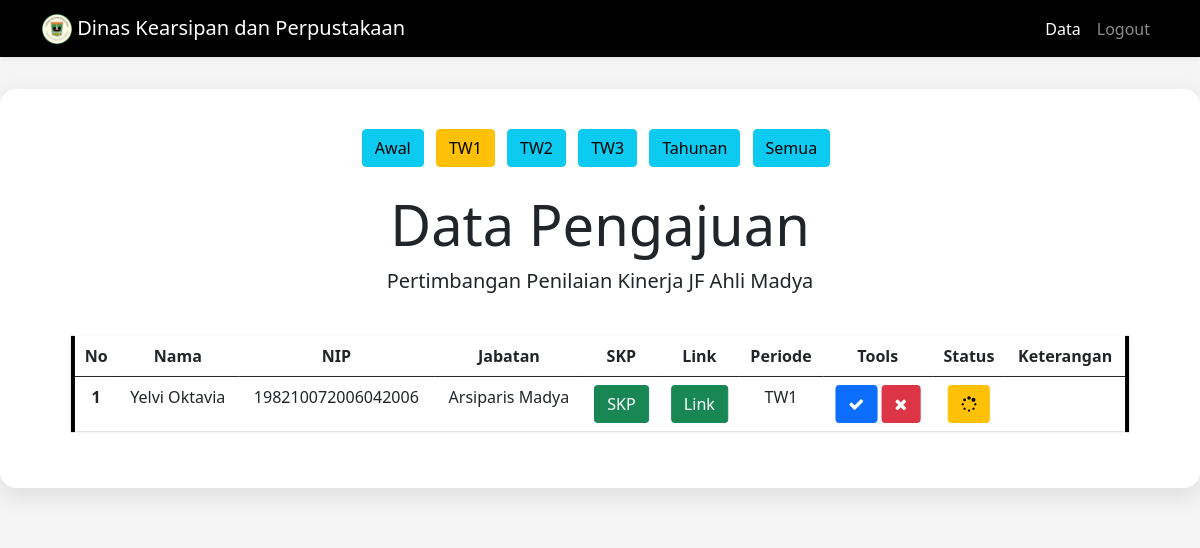
The page /data.php?periode=tw1 (signed in) on the database its author committed.
### tables this page shows
CREATE TABLE `data` (
  `Nomor` int(100) NOT NULL,
  `Nama` varchar(100) NOT NULL,
  `NIP` bigint(100) NOT NULL,
  `Jabatan` varchar(100) NOT NULL,
  `Bidang` varchar(100) NOT NULL,
  `Kabid` varchar(100) NOT NULL,
  `SKP` varchar(300) NOT NULL,
  `Link` varchar(300) NOT NULL,
  `Periode` enum('Awal','TW1','TW2','TW3','Tahunan') NOT NULL,
  `status` enum('pending','disetujui','revisi') DEFAULT NULL,
  `statuss` enum('pending','disetujui','revisi') NOT NULL,
  `komentar` text NOT NULL,
  `tanggal` datetime DEFAULT current_timestamp()
);

### data.php (the view, shortened to what this page needs)
<?php
include "koneksi.php";
$periodeFilter = $_GET['periode'] ?? '';
function isAktif($val) {
  global $periodeFilter;
  return ($periodeFilter == $val) ? 'btn-warning' : 'btn-info';
}
?>
<!DOCTYPE html>
<html lang="en">
  <head>
    <link href="https://cdn.jsdelivr.net/npm/bootstrap@5.0.2/dist/css/bootstrap.min.css" rel="stylesheet" />
    <link rel="stylesheet" href="https://stackpath.bootstrapcdn.com/font-awesome/4.7.0/css/font-awesome.min.css">
    <link rel="stylesheet" href="style.css" />
  </head>
  <body style="background-color: whitesmoke">
    <nav class="navbar navbar-expand-lg navbar-dark shadow-sm" style="background-color: black">
      <div class="container">
        <a class="navbar-brand" href="#"><img src="dap.png" alt="" width="30" height="30" class="d-inline-block align-text-top" /> Dinas Kearsipan dan Perpustakaan</a>
        <div class="collapse navbar-collapse" id="navbarNav">
          <ul class="navbar-nav ms-auto">
            <li class="nav-item"><a class="nav-link active" href="#">Data</a></li>
            <li class="nav-item"><a class="nav-link" href="logout.php">Logout</a></li>
          </ul>
        </div>
      </div>
    </nav>
    <section class="jumbotron text-center">
      <div class="card-custom mx-auto" style="max-width: 1500px;">
        <div class="mb-4">
          <a class="btn <?php echo isAktif('awal'); ?> me-2" href="?periode=awal">Awal</a>
          <a class="btn <?php echo isAktif('tw1'); ?> me-2" href="?periode=tw1">TW1</a>
          <a class="btn <?php echo isAktif('tw2'); ?> me-2" href="?periode=tw2">TW2</a>
          <a class="btn <?php echo isAktif('tw3'); ?> me-2" href="?periode=tw3">TW3</a>
          <a class="btn <?php echo isAktif('tahunan'); ?> me-2" href="?periode=tahunan">Tahunan</a>
          <a class="btn <?php echo ($periodeFilter == '') ? 'btn-warning' : 'btn-info'; ?> me-2" href="data.php">Semua</a>
        </div>
        <h1 class="display-4">Data Pengajuan</h1>
        <p class="lead">Pertimbangan Penilaian Kinerja JF Ahli Madya</p><br>
        <div style="padding-left: 2rem; padding-right: 2rem">
          <table class="table table-hover table-stripped">
            <thead>
              <tr>
                <th>No</th>
                <th>Nama</th>
                <th>NIP</th>
                <th>Jabatan</th>
                <th>SKP</th>
                <th>Link</th>
                <th>Periode</th>
                <th>Tools</th>
                <th>Status</th>
                <th>Keterangan</th>
              </tr>
            </thead>
            <tbody>
            <?php
            $bidang = '';
            if ($_SESSION['username'] == '196707241999031006') $bidang = 'Kearsipan';
            $sql = "SELECT * FROM data WHERE Bidang = '$bidang'";
            if ($periodeFilter != '') {
              $sql .= " AND LOWER(Periode) = '$periodeFilter'";
            }
            $query_mysqli = mysqli_query($connect, $sql) or die(mysqli_error($connect));
            $Nomor = 1;
            while($pecah = mysqli_fetch_array($query_mysqli)){
            ?>
              <tr>
                <th scope="row"><?php echo $Nomor++; ?></th>
                <td><?php echo $pecah['Nama']; ?></td>
                <td><?php echo $pecah['NIP']; ?></td>
                <td><?php echo $pecah['Jabatan']; ?></td>
                <td><a class="btn btn-success" href="<?php echo $pecah['SKP']; ?>" target="_blank">SKP</a></td>
                <td>
                  <?php if (strtolower($pecah['Periode']) !== 'awal'): ?>
                    <a class="btn btn-success" href="<?php echo $pecah['Link']; ?>" target="_blank">Link</a>
                  <?php else: ?>
                    <a class="btn btn-warning" href="#"><i class="fa fa-chain-broken"></i></a>
                  <?php endif; ?>
                </td>
                <td><?php echo $pecah['Periode']; ?></td>
                <td>
                  <?php $status = $pecah['status']; $isFinalStatus = ($status == 'disetujui' || $status == 'revisi'); ?>
                  <a href="acc.php?id=<?php echo $pecah['Nomor']; ?>&status=disetujui" class="btn btn-primary <?php echo $isFinalStatus ? 'disabled-link' : ''; ?>" onclick="return <?php echo $isFinalStatus ? 'false' : 'confirm(\'Apakah Anda yakin ingin menyetujui data ini?\')'; ?>;"><i class="fa fa-check"></i></a>
                  <a href="revisi.php?id=<?php echo $pecah['Nomor']; ?>&status=revisi" class="btn btn-danger <?php echo $isFinalStatus ? 'disabled-link' : ''; ?>" onclick="return <?php echo $isFinalStatus ? 'false' : 'confirm(\'Apakah Anda yakin ingin menolak data ini?\')'; ?>;"><i class="fa fa-times"></i></a>
                </td>
                <td>
                  <?php if (strtolower($status) == 'disetujui'): ?>
                    <a class="btn btn-success" href="surat.php?Nomor=<?php echo $pecah['Nomor']; ?>" target="_blank"><i class="fa fa-print"></i></a>
                  <?php else: ?>
                    <a class="btn btn-warning" href="#"><i class="fa fa-spinner"></i></a>
                  <?php endif; ?>
                </td>
                <td><?php echo $pecah['komentar']; ?></td>
              </tr>
            <?php } ?>
            </tbody>
          </table>
        </div>
      </div>
    </section>
  </body>
</html>

### style.css (style rules this page uses)
.jumbotron { padding-top: 2rem; background-color: whitesmoke; padding-bottom: 2rem; }
.table-hover { box-shadow: 0 2px 8px rgba(0, 0, 0, 0.05); transform: scale(1.002); border-left: 4px solid black; border-right: 4px solid black; cursor: pointer; }
.card-custom { background-color: #fff; border-radius: 16px; box-shadow: 0 8px 24px rgba(0, 0, 0, 0.1); padding: 40px; }

### rows shown on the page
data: Nama "Yelvi Oktavia", NIP "198210072006042006", Jabatan "Arsiparis Madya", Periode "TW1"
